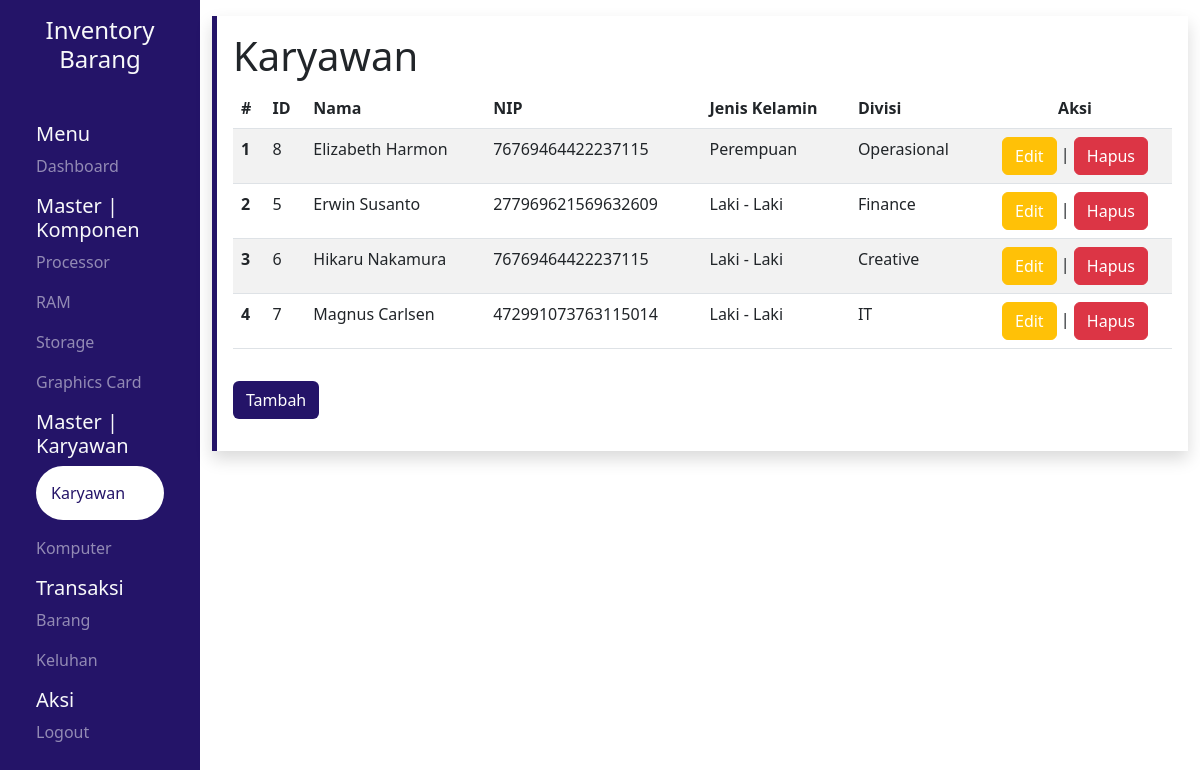
The app's page /pages/karyawan/index.php (signed in), older data.
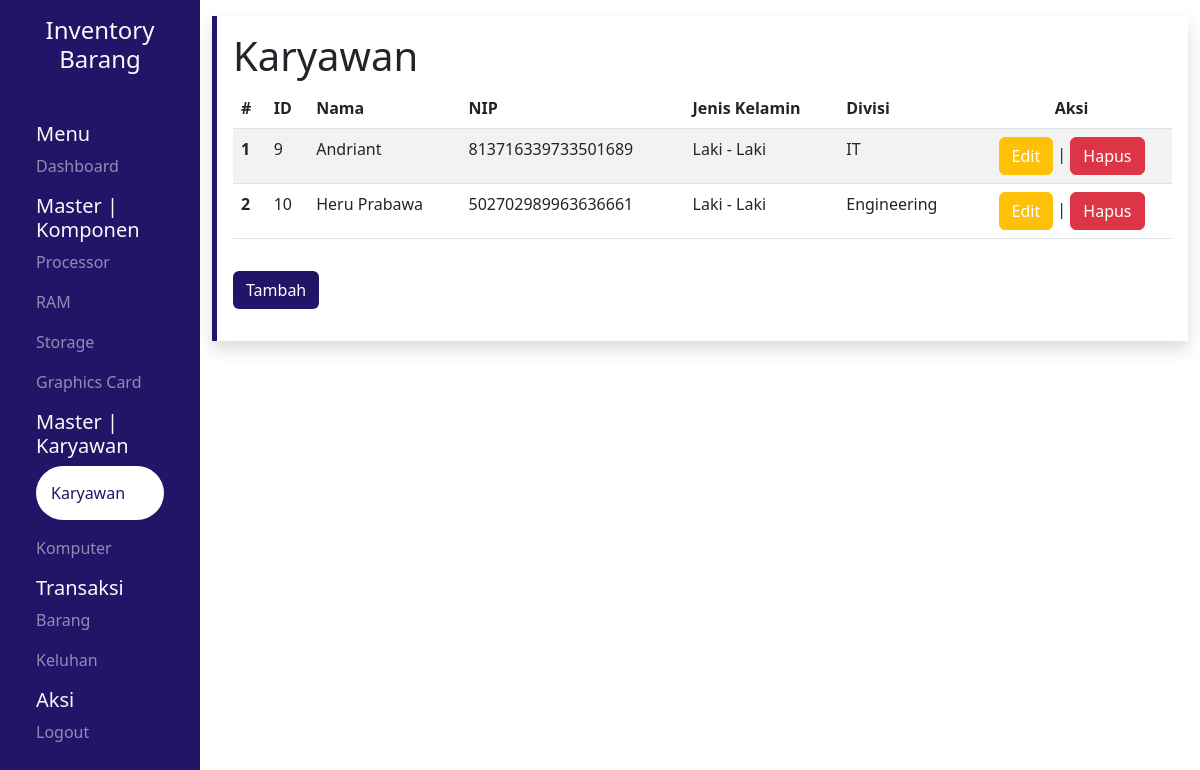
The same page, newer data.
### tables this page shows
CREATE TABLE `karyawan` (
  `id` int(11) NOT NULL,
  `nama` varchar(25) NOT NULL,
  `nip` bigint(18) NOT NULL,
  `jk` enum('Laki - Laki','Perempuan') NOT NULL,
  `divisi` varchar(25) NOT NULL
);

### pages/karyawan/index.php (the view, shortened to what this page needs)
<?php
include "../src/config/connect.php";
$row = mysqli_query($conn, "SELECT * FROM karyawan ORDER BY nama ASC");
?>
<!DOCTYPE html>
<html lang="en">
<head>
    <link rel="stylesheet" href="../src/css/global.css">
    <?php include '../src/library/bootstrap.php' ?>
    <?php include '../src/library/datatables.php' ?>
    <?php include '../src/library/sweetalert.php' ?>
</head>
<body>
    <div class="container-fluid">
        <div class="row vh-100">
            <section class="col-md-2 sidebar text-light">
                <div class="text-center my-3 mb-5">
                    <h4>Inventory Barang</h4>
                </div>
                <div class="mx-4">
                    <h5>Menu</h5>
                    <a href="../dashboard/">
                        <p class="opacity">Dashboard</p>
                    </a>
                </div>
                <div class="mx-4">
                    <h5>Master | Komponen</h5>
                    <a href="../processor/">
                        <p class="opacity">Processor</p>
                    </a>
                    <a href="../ram/">
                        <p class="opacity">RAM</p>
                    </a>
                    <a href="../storage/">
                        <p class="opacity">Storage</p>
                    </a>
                    <a href="../vga/">
                        <p class="opacity">Graphics Card</p>
                    </a>
                </div>
                <div class="mx-4">
                    <h5>Master | Karyawan</h5>
                    <a href="../karyawan/">
                        <p class="opacity-100 aktif rounded-pill">Karyawan</p>
                    </a>
                    <a href="../komputer/">
                        <p class="opacity">Komputer</p>
                    </a>
                </div>
                <div class="mx-4">
                    <h5>Transaksi</h5>
                    <a href="../barang/">
                        <p class="opacity">Barang</p>
                    </a>
                    <a href="../keluhan/">
                        <p class="opacity">Keluhan</p>
                    </a>
                </div>
                <div class="mx-4">
                    <h5>Aksi</h5>
                    <a href="../../logout.php">
                        <p class="opacity">Logout</p>
                    </a>
                </div>
            </section>
            <section class="col-md-10 content">
                <div class="wrapper shadow p-3 my-3 left">
                    <h1>Karyawan</h1>
                    <table id="myTable" class="table table-striped display">
                        <thead>
                            <tr>
                                <th scope="col">#</th>
                                <th scope="col">ID</th>
                                <th scope="col">Nama</th>
                                <th scope="col">NIP</th>
                                <th scope="col">Jenis Kelamin</th>
                                <th scope="col">Divisi</th>
                                <th scope="col" class="text-center">Aksi</th>
                            </tr>
                        </thead>
                        <tbody>
                            <?php $no = 1 ?>
                            <?php while ($result = mysqli_fetch_array($row)) : ?>
                                <tr>
                                    <th scope="row"><?= $no++ ?></th>
                                    <td><?= $result["id"] ?></td>
                                    <td><?= $result["nama"] ?></td>
                                    <td><?= $result["nip"] ?></td>
                                    <td><?= $result["jk"] ?></td>
                                    <td><?= $result["divisi"] ?></td>
                                    <td>
                                        <div class="text-center">
                                            <a href="update.php?id=<?= $result['id'] ?>" class="btn btn-warning">Edit</a> | <a href="delete.php?id=<?= $result['id'] ?>" id="btn-del" class="btn btn-danger">Hapus</a>
                                        </div>
                                    </td>
                                </tr>
                            <?php endwhile; ?>
                        </tbody>
                    </table>
                    <a href="add.php" class="btn ungu my-3">Tambah</a>
                </div>
            </section>
        </div>
    </div>
</body>
</html>

### pages/src/library/bootstrap.php (shortened to what this page needs)
<link rel="stylesheet" href="https://cdn.jsdelivr.net/npm/bootstrap@5.3.1/dist/css/bootstrap.min.css">
<link href="https://cdnjs.cloudflare.com/ajax/libs/twitter-bootstrap/5.3.0/css/bootstrap.min.css" rel="stylesheet">

### pages/src/library/datatables.php (shortened to what this page needs)
<link href="https://cdn.datatables.net/v/bs5/jq-3.7.0/dt-1.13.6/datatables.min.css" rel="stylesheet">

### pages/src/library/sweetalert.php (shortened to what this page needs)
<link href="https://cdn.jsdelivr.net/npm/sweetalert2@11.7.20/dist/sweetalert2.min.css" rel="stylesheet">

### pages/src/css/global.css (style rules this page uses)
body { overflow-x: hidden; }
a { text-decoration: none !important; color: #fff !important; }
.aktif { background-color: #fff; color: #241468; padding: 15px; }
.ungu { background-color: #241468 !important; color: #fff !important; }
.opacity { opacity: 0.5; }
.sidebar { background-color: #241468 !important; }
.left { border-left: 5px solid #241468 !important; }

Row changes from the older to the newer data that the page shows:
removed karyawan: id "8", nama "Elizabeth Harmon", nip "76769464422237115", jk "Perempuan", divisi "Operasional"
removed karyawan: id "5", nama "Erwin Susanto", nip "277969621569632609", jk "Laki - Laki", divisi "Finance"
removed karyawan: id "6", nama "Hikaru Nakamura", nip "76769464422237115", jk "Laki - Laki", divisi "Creative"
removed karyawan: id "7", nama "Magnus Carlsen", nip "472991073763115014", jk "Laki - Laki", divisi "IT"
added karyawan: id "9", nama "Andriant", nip "813716339733501689", jk "Laki - Laki", divisi "IT"
added karyawan: id "10", nama "Heru Prabawa", nip "502702989963636661", jk "Laki - Laki", divisi "Engineering"
